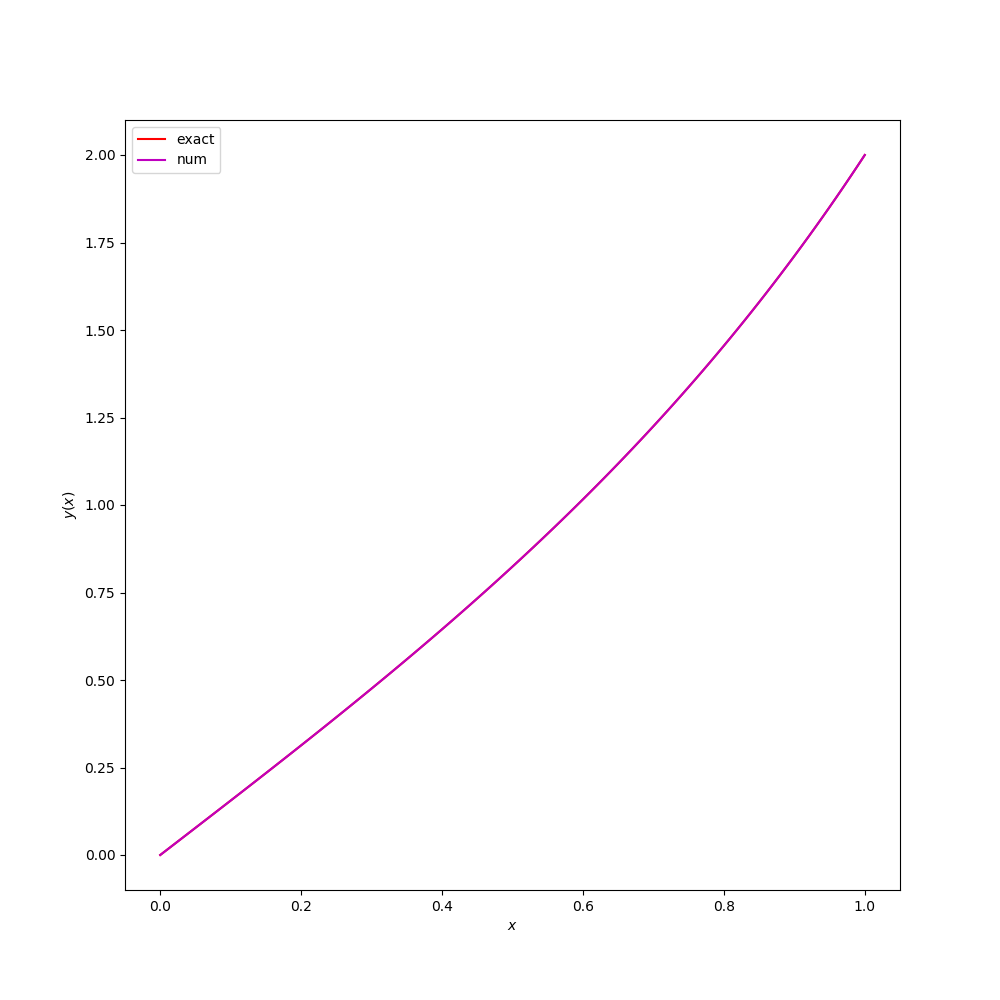

This figure's Python source:
import numpy as np
import matplotlib.pyplot as plt

def p(x):
	return 0
def q(x):
	return 4
def r(x):
	return -4*x
def y(x):
	return np.exp(2)*(np.exp(4)-1)**-1*(np.exp(2*x)-np.exp(-2*x))+x
a,b=np.array([0,1])
alpha,beta=np.array([0,2])
N=99

h=(b-a)/(N+1)
x=a+h

A=np.zeros(N+1)
B=np.zeros(N+1)
C=np.zeros(N+1)
D=np.zeros(N+1)

# preparing tidiagonal-matrix for the arosen linear system of equation
A[1]=2+h**2*q(x)
B[1]=-1+(h/2)*p(x)
D[1]=-h**2*r(x)+(1+p(x)*h/2)*alpha
for i in range (2,N):
	x=a+i*h
	A[i]=2+h**2*q(x)
	B[i]=-1+(h/2)*p(x)
	C[i]=-1-(h/2)*p(x)
	D[i]=-h**2*r(x)
x=b-h
A[N]=2+h**2*q(x)
C[N]=-1-(h/2)*p(x)
D[N]=-h**2*r(x)+(1-p(x)*h/2)*beta

# soliving of tridgoanal-matrix
l=np.zeros(N+1)
u=np.zeros(N+1)
z=np.zeros(N+1)

l[1]=A[1]
u[1]=B[1]/A[1]
z[1]=D[1]/l[1]
for i in range(2,N):
	l[i]=A[i]-C[i]*u[i-1]
	u[i]=B[i]/l[i]
	z[i]=(D[i]-C[i]*z[i-1])/l[i]
l[N]=A[N]-C[N]*u[N-1]
z[N]=(D[N]-C[N]*z[N-1])/l[N]

w=np.zeros(N+2)
w[0],w[N+1],w[N]=np.array([alpha,beta,z[N]])
for i in range(N-1,0,-1):
	w[i]=z[i]-u[i]*w[i+1]
X=np.zeros(N+2)
for i in range(0,N+2):
	X[i]=a+i*h
	#print(X[i],w[i])
fig=plt.figure(figsize=(10,10))
ax1=fig.add_subplot(111)
ax1.plot(X,y(X),'r',label='exact')
ax1.plot(X,w,'m',label='num')
ax1.set_xlabel('$x$')
ax1.set_ylabel('$y(x)$')
ax1.legend(fontsize=10)
plt.savefig('q#8.png')
plt.show()
